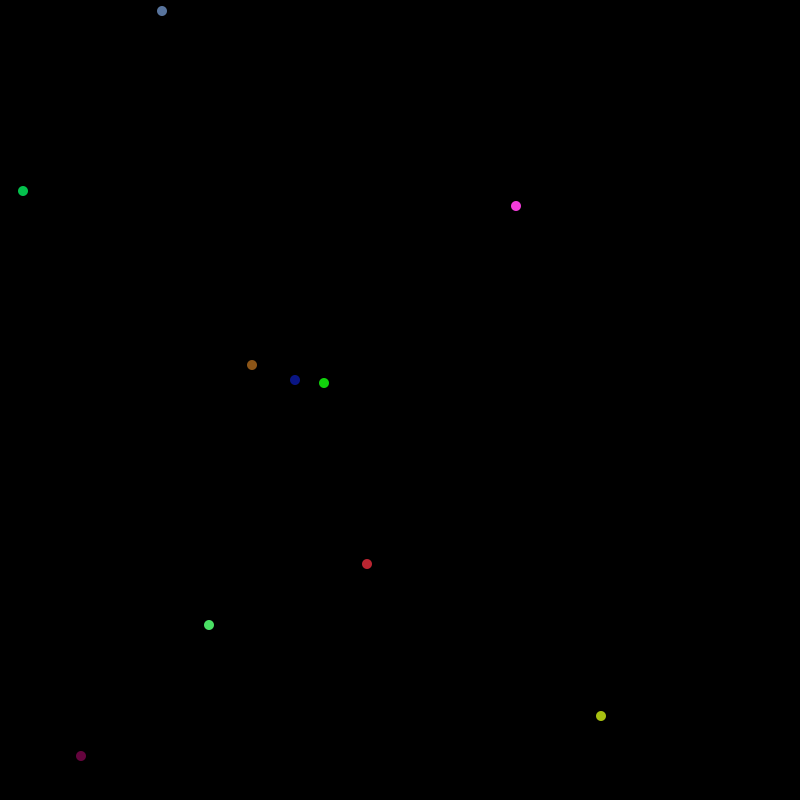
Frame 1 (no input)
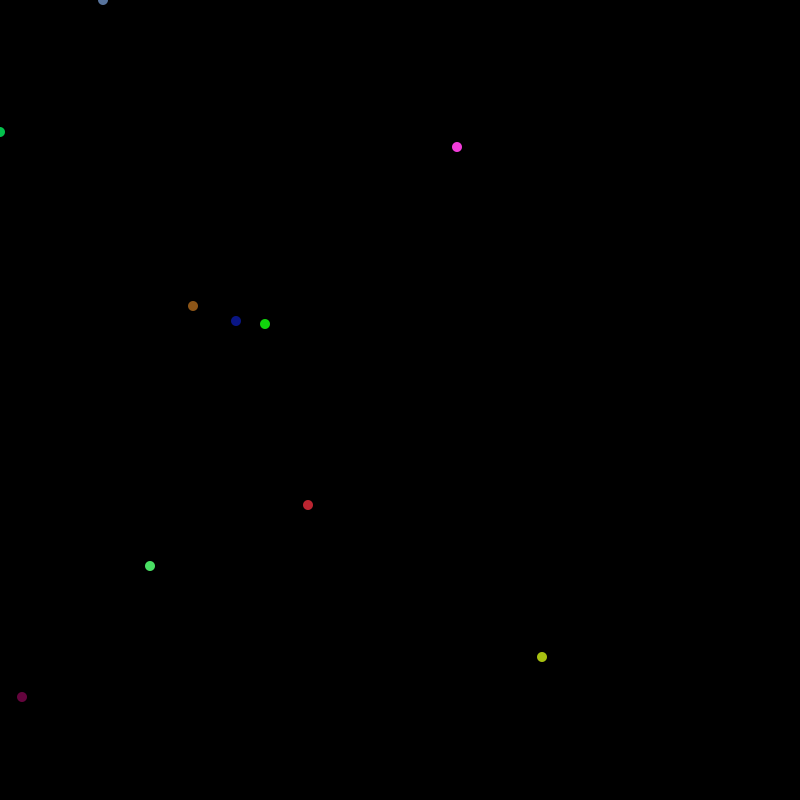
Frame 60 (the mouse pressed at the canvas centre just before this capture)
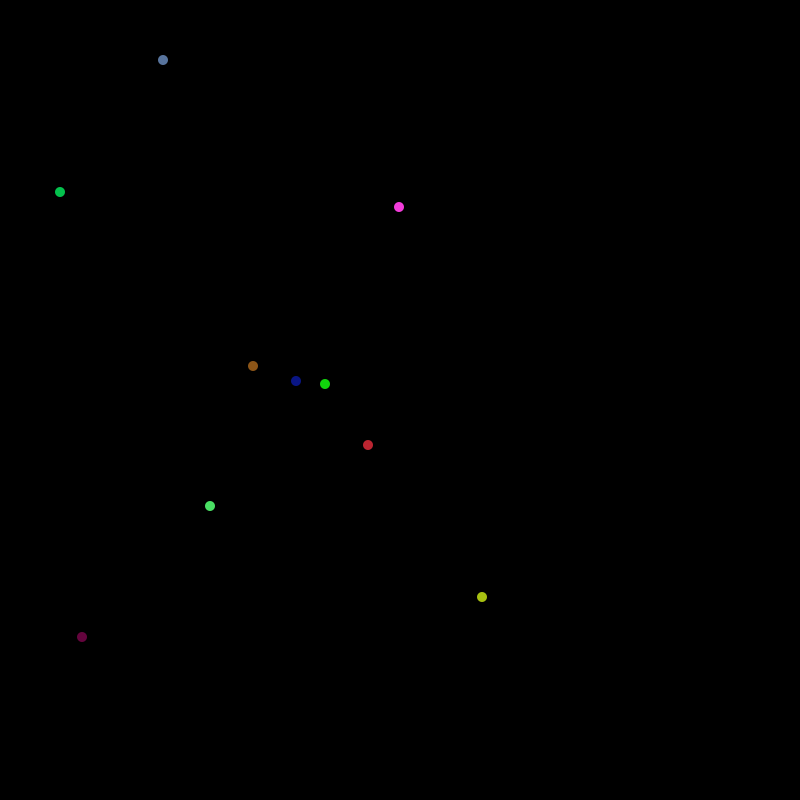
Frame 120 (the mouse held since frame 60 and released just before this capture)

The Processing sketch that drew these frames (run headless with seeded random() and noise(); from frame 60 on, the mouse is pressed at the canvas centre):

// Processing sketch: Circle_Game
// ── Circle_Game.pde
public static int SCREENX = 800;
public static int SCREENY = 800;


Circle myCircles[];
void settings() {
  size(SCREENX, SCREENY);
}
void setup() {
  myCircles = new Circle[10];
  noStroke();
  init_array(myCircles);
}
void draw() {
  background(0);
  move_array(myCircles);
  draw_array(myCircles);
}
void init_array(Circle theArray[]) {
  for (int i=0; i<theArray.length; i++)
    theArray[i] = new Circle(int(random(0, SCREENX)), int(random(0, 
      SCREENY)));
}
void draw_array(Circle theArray[]) {
  for (int i=0; i<theArray.length; i++)
    theArray[i].draw();
}
void move_array(Circle theArray[]) {
  for (int i=0; i<theArray.length; i++)
    theArray[i].move(mouseX, mouseY);
}

// ── Circle.pde
class Circle {
  int x, y; 
  int radius=10;
  color circleColor;
  Circle (int xpos, int ypos) {
    x=xpos; 
    y=ypos;
    circleColor = color(int(random(0, 255)), 
      int(random(0, 255)), int(random(0, 255)));
  }
  void draw() {
    fill(circleColor);
    ellipse(x, y, radius, radius);
  }
  void move(int targetX, int targetY) {
    if (x<targetX) x++; 
    else x--;
    if (y<targetY) y++; 
    else y--;
  }
}
